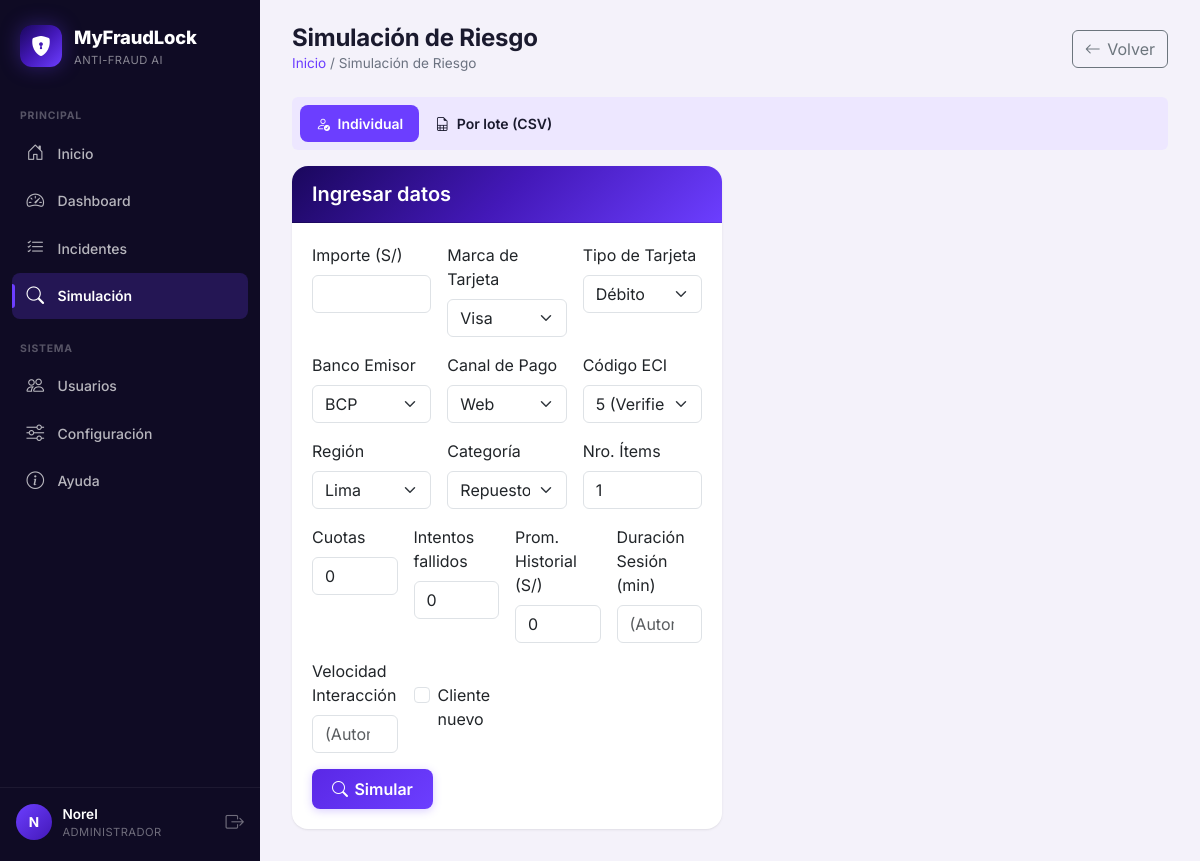
The page /api/simulacion/ (signed in) on the database its author committed.
### api/models.py (models this page shows, shortened)
class Usuario(models.Model):
    class Roles(models.TextChoices):
        ADMIN = 'ADMIN', 'Administrador'
        ANALISTA = 'ANALISTA', 'Analista de Fraude'
        GERENTE = 'GERENTE', 'Gerente (solo lectura)'
    id_usuario = models.AutoField(primary_key=True)
    username = models.CharField(max_length=100, unique=True)
    email = models.EmailField(unique=True)
    password = models.CharField(max_length=128)  # almacena hash
    telefono = models.CharField(max_length=15, null=True, blank=True)
    activo = models.BooleanField(default=True)
    rol = models.CharField(
        max_length=15,
        choices=Roles.choices,
        default=Roles.ANALISTA,
        db_index=True,
    )

### api/views.py (the view, shortened to what this page needs)
# urls.py: path('simulacion/', simulacion_view, name='simulacion_front'),
@usuario_login_required
@csrf_exempt
@require_roles('ANALISTA', 'GERENTE')
def simulacion_view(request):
    contexto = {"active_tab": "individual"}
    return render(request, "api/simulacion.html", contexto)

### api/context_processors.py (called while the page is built)
def current_usuario(request):
    uid = request.session.get('usuario_id')
    usuario = None
    if uid:
        try:
            usuario = Usuario.objects.get(pk=uid, activo=True)
        except Usuario.DoesNotExist:
            pass
    return {"current_usuario": usuario}

### templates/api/simulacion.html (shortened to what this page needs)
{% extends "api/base.html" %}
{% block content %}
<div class="page-head animate-in">
    <div>
        <h1>Simulación de Riesgo</h1>
        <div class="breadcrumbs"><a href="{% url 'inicio' %}">Inicio</a> / Simulación de Riesgo</div>
    </div>
    <a href="{% url 'dashboard' %}" class="btn btn-outline-secondary btn-icon" data-back>
        <i class="bi bi-arrow-left"></i> Volver
    </a>
</div>
<ul class="nav nav-pills p-2 rounded mb-3 animate-in delay-1" id="audTabs" role="tablist"
    style="background: var(--brand-50);">
    <li class="nav-item" role="presentation">
        <button class="nav-link {% if active_tab != 'lote' %}active{% endif %}" id="tab-individual-btn"
                data-bs-toggle="pill" data-bs-target="#tab-individual" type="button" role="tab">
            <i class="bi bi-person-check me-1"></i> Individual
        </button>
    </li>
    <li class="nav-item" role="presentation">
        <button class="nav-link {% if active_tab == 'lote' %}active{% endif %}" id="tab-lote-btn"
                data-bs-toggle="pill" data-bs-target="#tab-lote" type="button" role="tab">
            <i class="bi bi-file-earmark-spreadsheet me-1"></i> Por lote (CSV)
        </button>
    </li>
</ul>
<div class="tab-content">
    <div class="tab-pane fade {% if active_tab != 'lote' %}show active{% endif %}" id="tab-individual" role="tabpanel">
        <div class="row g-3">
            <div class="col-lg-6 animate-in delay-2">
                <div class="card">
                    <div class="card-header card-brand-header"><h5 class="mb-0">Ingresar datos</h5></div>
                    <div class="card-body">
                        <form method="post" class="row g-3" action="{% url 'simulacion_front' %}">
                            <div class="col-md-4">
                                <label class="form-label" for="importe">Importe (S/)</label>
                                <input class="form-control" id="importe" type="number" step="0.01" name="importe" required>
                            </div>
                            <div class="col-md-4">
                                <label class="form-label" for="card_brand">Marca de Tarjeta</label>
                                <select class="form-select" id="card_brand" name="card_brand" required>
                                    <option value="visa">Visa</option>
                                </select>
                            </div>
                            <div class="col-md-4">
                                <label class="form-label" for="card_type">Tipo de Tarjeta</label>
                                <select class="form-select" id="card_type" name="card_type" required>
                                    <option value="debit">Débito</option>
                                </select>
                            </div>
                            <div class="col-md-4">
                                <label class="form-label" for="issuer_bank">Banco Emisor</label>
                                <select class="form-select" id="issuer_bank" name="issuer_bank" required>
                                    <option value="bcp">BCP</option>
                                </select>
                            </div>
                            <div class="col-md-4">
                                <label class="form-label" for="payment_channel">Canal de Pago</label>
                                <select class="form-select" id="payment_channel" name="payment_channel">
                                    <option value="web">Web</option>
                                </select>
                            </div>
                            <div class="col-md-4">
                                <label class="form-label" for="eci_code">Código ECI</label>
                                <select class="form-select" id="eci_code" name="eci_code">
                                    <option value="5">5 (Verified by Visa)</option>
                                </select>
                            </div>
                            <div class="col-md-4">
                                <label class="form-label" for="customer_region">Región</label>
                                <select class="form-select" id="customer_region" name="customer_region" required>
                                    <option value="lima">Lima</option>
                                </select>
                            </div>
                            <div class="col-md-4">
                                <label class="form-label" for="category">Categoría</label>
                                <select class="form-select" id="category" name="category">
                                    <option value="repuestos_moto">Repuestos Moto</option>
                                </select>
                            </div>
                            <div class="col-md-4">
                                <label class="form-label" for="num_items">Nro. Ítems</label>
                                <input class="form-control" id="num_items" name="num_items" type="number" min="1" value="1">
                            </div>
                            <div class="col-md-3">
                                <label class="form-label" for="num_installments">Cuotas</label>
                                <input class="form-control" id="num_installments" name="num_installments" type="number" min="0" value="0">
                            </div>
                            <div class="col-md-3">
                                <label class="form-label" for="previous_failed_attempts">Intentos fallidos</label>
                                <input class="form-control" id="previous_failed_attempts" name="previous_failed_attempts" type="number" min="0" value="0">
                            </div>
                            <div class="col-md-3">
                                <label class="form-label" for="avg_historical_amount">Prom. Historial (S/)</label>
                                <input class="form-control" id="avg_historical_amount" name="avg_historical_amount" type="number" step="0.01" value="0">
                            </div>
                            <div class="col-md-3">
                                <label class="form-label" for="session_duration_minutes">Duración Sesión (min)</label>
                                <input class="form-control" id="session_duration_minutes" name="session_duration_minutes" type="number" step="0.01" placeholder="(Automático)" title="Dejar vacío para simular promedio">
                            </div>
                            <div class="col-md-3">
                                <label class="form-label" for="interaction_velocity">Velocidad Interacción</label>
                                <input class="form-control" id="interaction_velocity" name="interaction_velocity" type="number" step="0.01" placeholder="(Automático)" title="Dejar vacío para simular promedio">
                            </div>
                            <div class="col-md-3">
                                <div class="form-check mt-4">
                                    <input class="form-check-input" type="checkbox" id="is_new_customer" name="is_new_customer">
                                    <label class="form-check-label" for="is_new_customer">Cliente nuevo</label>
                                </div>
                            </div>
                            <div class="col-12">
                                <button class="btn btn-brand btn-icon" type="submit">
                                    <i class="bi bi-search"></i> Simular
                                </button>
                            </div>
                        </form>
                    </div>
                </div>
            </div>
        </div>
    </div>
</div>
{% endblock %}

### templates/api/base.html (shortened to what this page needs)
<!DOCTYPE html>
<html lang="es" data-theme="dark">
<head>
    <link href="https://cdn.jsdelivr.net/npm/bootstrap@5.3.3/dist/css/bootstrap.min.css" rel="stylesheet">
    <link href="https://cdn.jsdelivr.net/npm/bootstrap-icons@1.11.3/font/bootstrap-icons.css" rel="stylesheet">
</head>
<body>
<nav class="sidebar" id="sidebar">
    <a class="sidebar-brand" href="{% url 'inicio' %}">
        <span class="sidebar-brand-icon">
            <i class="bi bi-shield-lock-fill"></i>
        </span>
        <span class="sidebar-brand-text">
            MyFraudLock
            <small>Anti-Fraud AI</small>
        </span>
    </a>
    <div class="sidebar-section">
        <div class="sidebar-section-title">Principal</div>
        <a class="sidebar-link" href="{% url 'inicio' %}" data-nav>
            <i class="bi bi-house-door"></i> Inicio
        </a>
        {% if current_usuario %}
            {% if current_usuario.rol == 'GERENTE' or current_usuario.rol == 'ADMIN' %}
                <a class="sidebar-link" href="{% url 'dashboard' %}" data-nav>
                    <i class="bi bi-speedometer2"></i> Dashboard
                </a>
            {% endif %}
            {% if current_usuario.rol == 'ANALISTA' or current_usuario.rol == 'ADMIN' %}
                <a class="sidebar-link" href="{% url 'incidentes_listado' %}" data-nav>
                    <i class="bi bi-list-check"></i> Incidentes
                </a>
            {% endif %}
            <a class="sidebar-link" href="{% url 'simulacion_front' %}" data-nav>
                <i class="bi bi-search"></i> Simulación
            </a>
        {% endif %}
    </div>
    {% if current_usuario %}
    <div class="sidebar-section">
        <div class="sidebar-section-title">Sistema</div>
        {% if current_usuario.rol == 'ADMIN' %}
            <a class="sidebar-link" href="{% url 'usuarios_list' %}" data-nav>
                <i class="bi bi-people"></i> Usuarios
            </a>
        {% endif %}
        {% if current_usuario.rol == 'GERENTE' or current_usuario.rol == 'ADMIN' %}
            <a class="sidebar-link" href="{% url 'configuracion_front' %}" data-nav>
                <i class="bi bi-sliders"></i> Configuración
            </a>
        {% endif %}
        <a class="sidebar-link" href="{% url 'ayuda' %}" data-nav>
            <i class="bi bi-info-circle"></i> Ayuda
        </a>
    </div>
    {% endif %}
    <div class="sidebar-spacer"></div>
    {% if current_usuario %}
    <div class="sidebar-user">
        <div class="sidebar-avatar">
            {{ current_usuario.username|make_list|first|upper }}
        </div>
        <div class="sidebar-user-info">
            <div class="sidebar-user-name">{{ current_usuario.username }}</div>
            <div class="sidebar-user-role">{{ current_usuario.get_rol_display }}</div>
        </div>
        <a href="{% url 'logout' %}" class="sidebar-logout" title="Cerrar sesión">
            <i class="bi bi-box-arrow-right"></i>
        </a>
    </div>
    {% else %}
    <div class="sidebar-user">
        <a href="{% url 'login' %}" class="sidebar-link" style="margin:0; flex:1;">
            <i class="bi bi-box-arrow-in-right"></i> Iniciar sesión
        </a>
    </div>
    {% endif %}
</nav>
<main class="main-content">
    {% block content %}{% endblock %}
</main>
</body>
</html>

### templates/api/simulacion.html (style rules this page uses)
.nav-pills .nav-link { font-weight: 600; font-size: .875rem; color: var(--text-primary); border-radius: var(--radius-sm); }
.nav-pills .nav-link.active { background: var(--brand-500); color: #fff; }

### rows shown on the page
Usuario: username|make_list "N", username "Norel", rol "ADMINISTRADOR"
